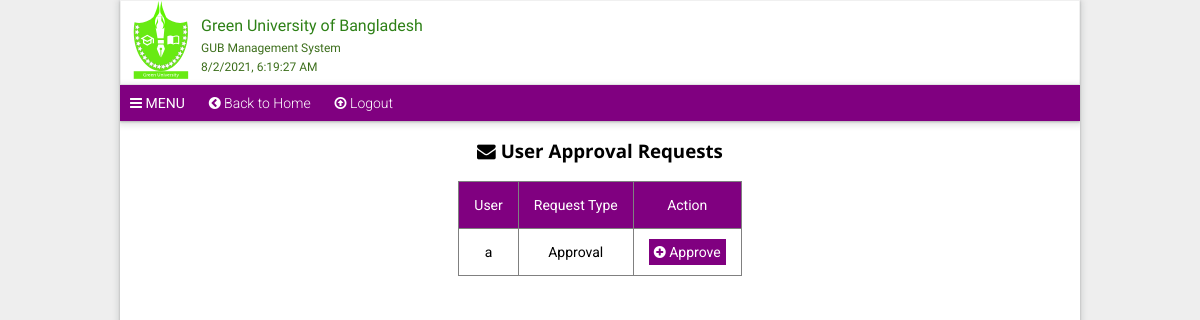
The app's page /views/admin-request.php (signed in), older data.
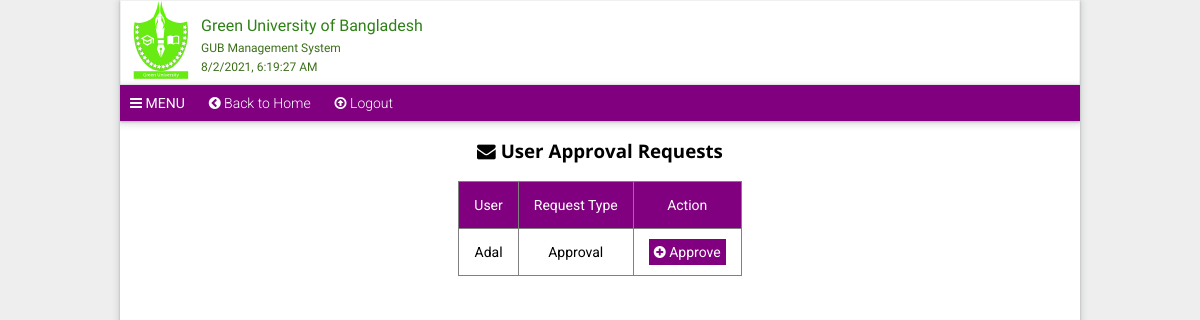
The same page, newer data.
### tables this page shows
CREATE TABLE `users` (
  `id` int(11) NOT NULL AUTO_INCREMENT,
  `username` varchar(50) NOT NULL,
  `password` varchar(255) NOT NULL,
  `joined` datetime DEFAULT current_timestamp(),
  `role` varchar(15) NOT NULL DEFAULT 'user',
  `status` varchar(15) NOT NULL DEFAULT 'pending',
  PRIMARY KEY (`id`) USING BTREE,
  UNIQUE KEY `username` (`username`) USING BTREE
);

### views/admin-request.php (the view, shortened to what this page needs)
<!DOCTYPE html>
<html lang="en">
	<head>
		<link rel="stylesheet" href="normalize.min.css">
		<link rel="stylesheet" href="https://cdnjs.cloudflare.com/ajax/libs/font-awesome/4.7.0/css/font-awesome.css" />
	</head>
	<body>
		<div class="container" id="style-1">
			<div class="header">
				<header class="head-section">
					<div class="logo"><img src="img/logo.svg" alt="logo" width="80px" height="auto" /></div>
					<h1 class="hTitle">Green University of Bangladesh <br><sub class="sub"> <i>GUB Management System</i> </sub></h1>
				</header>
			</div>
			<div class="navbar">
				<a id="menu" href="#" style="font-weight: normal"><i class="fa fa-bars"></i> MENU</a>
				<a href="admin-home.php"><i class="fa fa-chevron-circle-left"></i> Back to Home</a>
				<a href="logout.php"><i class="fa fa-arrow-circle-o-up"></i> Logout</a>
			</div>
		    <div style="overflow-x: auto;">
		    	<h3 style="text-align: center;"><i class="fa fa-envelope"></i> User Approval Requests</h3>
		    	<table border="1">
		    		<tr style="background-color: purple;"> <td> User </td> <td>Request Type </td>   <td>Action</td> </tr>
		    	    <?php
                     require_once("core/dbm.php");
                     $result = $mysqli->query("SELECT * FROM `users` WHERE `status`='pending'");
                     while($row = $result->fetch_assoc()){
                     	echo '<tr>';
                     	  echo '<td style="text-align:center">' . $row['username'] .        '</td>';
                     	  echo '<td style="text-align:center"> Approval      </td>';
                     	  echo '<td >' . '<a style="background-color: purple; text-decoration:none ;color: #fff; padding:5px;";  href="admin-approve-user-q.php?username=' . $row['username'] . ' "  "> <i class="fa fa-plus-circle"></i> Approve</a>' . '</td>';
                     	echo '</tr>';
                     }
                     ?>
		    	</table>
		    </div>
		</div>
	</body>
</html>

Row changes from the older to the newer data that the page shows:
removed users: username "a"
added users: username "Adal"
